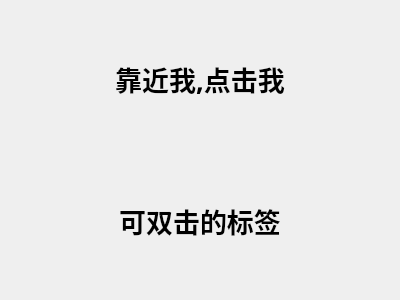
<?xml version="1.0" encoding="UTF-8"?>
<ui version="4.0">
 <class>Widget</class>
 <widget class="QWidget" name="Widget">
  <property name="geometry">
   <rect>
    <x>0</x>
    <y>0</y>
    <width>400</width>
    <height>300</height>
   </rect>
  </property>
  <property name="windowTitle">
   <string>Demo5_4,事件过滤器</string>
  </property>
  <layout class="QVBoxLayout" name="verticalLayout">
   <item>
    <widget class="QLabel" name="label">
     <property name="font">
      <font>
       <family>Agency FB</family>
       <pointsize>20</pointsize>
       <weight>75</weight>
       <bold>true</bold>
      </font>
     </property>
     <property name="text">
      <string>靠近我,点击我</string>
     </property>
     <property name="alignment">
      <set>Qt::AlignCenter</set>
     </property>
    </widget>
   </item>
   <item>
    <widget class="QLabel" name="label_2">
     <property name="font">
      <font>
       <family>Agency FB</family>
       <pointsize>20</pointsize>
       <weight>75</weight>
       <bold>true</bold>
      </font>
     </property>
     <property name="text">
      <string>可双击的标签</string>
     </property>
     <property name="alignment">
      <set>Qt::AlignCenter</set>
     </property>
    </widget>
   </item>
  </layout>
 </widget>
 <resources/>
 <connections/>
</ui>
